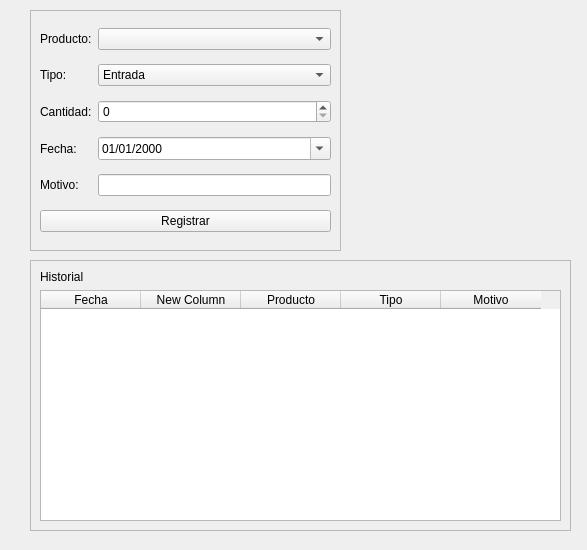
<?xml version="1.0" encoding="UTF-8"?>
<ui version="4.0">
 <class>Form</class>
 <widget class="QWidget" name="Form">
  <property name="geometry">
   <rect>
    <x>0</x>
    <y>0</y>
    <width>587</width>
    <height>550</height>
   </rect>
  </property>
  <property name="windowTitle">
   <string>Movimientos</string>
  </property>
  <widget class="QFrame" name="frame">
   <property name="geometry">
    <rect>
     <x>30</x>
     <y>10</y>
     <width>311</width>
     <height>241</height>
    </rect>
   </property>
   <property name="frameShape">
    <enum>QFrame::StyledPanel</enum>
   </property>
   <property name="frameShadow">
    <enum>QFrame::Raised</enum>
   </property>
   <layout class="QGridLayout" name="gridLayout">
    <item row="5" column="0" colspan="2">
     <widget class="QPushButton" name="btnRegistrar">
      <property name="text">
       <string>Registrar</string>
      </property>
     </widget>
    </item>
    <item row="4" column="0">
     <widget class="QLabel" name="lblMotivo">
      <property name="text">
       <string>Motivo:</string>
      </property>
     </widget>
    </item>
    <item row="2" column="0">
     <widget class="QLabel" name="lblCantidad">
      <property name="text">
       <string>Cantidad:</string>
      </property>
     </widget>
    </item>
    <item row="1" column="1">
     <widget class="QComboBox" name="cmbTipo">
      <item>
       <property name="text">
        <string>Entrada</string>
       </property>
      </item>
      <item>
       <property name="text">
        <string>Salida</string>
       </property>
      </item>
      <item>
       <property name="text">
        <string>Ajuste</string>
       </property>
      </item>
     </widget>
    </item>
    <item row="4" column="1">
     <widget class="QLineEdit" name="txtMotivo"/>
    </item>
    <item row="2" column="1">
     <widget class="QSpinBox" name="spnCantidad"/>
    </item>
    <item row="3" column="0">
     <widget class="QLabel" name="lblFecha">
      <property name="text">
       <string>Fecha:</string>
      </property>
     </widget>
    </item>
    <item row="3" column="1">
     <widget class="QDateEdit" name="dateFecha">
      <property name="displayFormat">
       <string>dd/MM/yyyy</string>
      </property>
      <property name="calendarPopup">
       <bool>true</bool>
      </property>
     </widget>
    </item>
    <item row="0" column="0">
     <widget class="QLabel" name="lblProducto">
      <property name="text">
       <string>Producto:</string>
      </property>
     </widget>
    </item>
    <item row="0" column="1">
     <widget class="QComboBox" name="cmbProducto"/>
    </item>
    <item row="1" column="0">
     <widget class="QLabel" name="lblTipo">
      <property name="text">
       <string>Tipo:</string>
      </property>
     </widget>
    </item>
   </layout>
  </widget>
  <widget class="QFrame" name="frame_2">
   <property name="geometry">
    <rect>
     <x>30</x>
     <y>260</y>
     <width>541</width>
     <height>271</height>
    </rect>
   </property>
   <property name="frameShape">
    <enum>QFrame::StyledPanel</enum>
   </property>
   <property name="frameShadow">
    <enum>QFrame::Raised</enum>
   </property>
   <layout class="QGridLayout" name="gridLayout_2">
    <item row="2" column="0">
     <widget class="QTableWidget" name="tblHistorial">
      <column>
       <property name="text">
        <string>Fecha</string>
       </property>
      </column>
      <column>
       <property name="text">
        <string>New Column</string>
       </property>
      </column>
      <column>
       <property name="text">
        <string>Producto</string>
       </property>
      </column>
      <column>
       <property name="text">
        <string>Tipo</string>
       </property>
      </column>
      <column>
       <property name="text">
        <string>Motivo</string>
       </property>
      </column>
     </widget>
    </item>
    <item row="1" column="0">
     <widget class="QLabel" name="label">
      <property name="maximumSize">
       <size>
        <width>16777215</width>
        <height>16777215</height>
       </size>
      </property>
      <property name="text">
       <string>Historial</string>
      </property>
      <property name="scaledContents">
       <bool>false</bool>
      </property>
     </widget>
    </item>
   </layout>
  </widget>
  <widget class="QLabel" name="label_2">
   <property name="geometry">
    <rect>
     <x>340</x>
     <y>10</y>
     <width>251</width>
     <height>271</height>
    </rect>
   </property>
   <property name="styleSheet">
    <string notr="true">image: url(:/Imagenes/logo_sf.png);</string>
   </property>
   <property name="text">
    <string/>
   </property>
  </widget>
  <zorder>frame_2</zorder>
  <zorder>frame</zorder>
  <zorder>label_2</zorder>
 </widget>
 <resources>
  <include location="../Recursos/Recursos.qrc"/>
 </resources>
 <connections/>
</ui>
